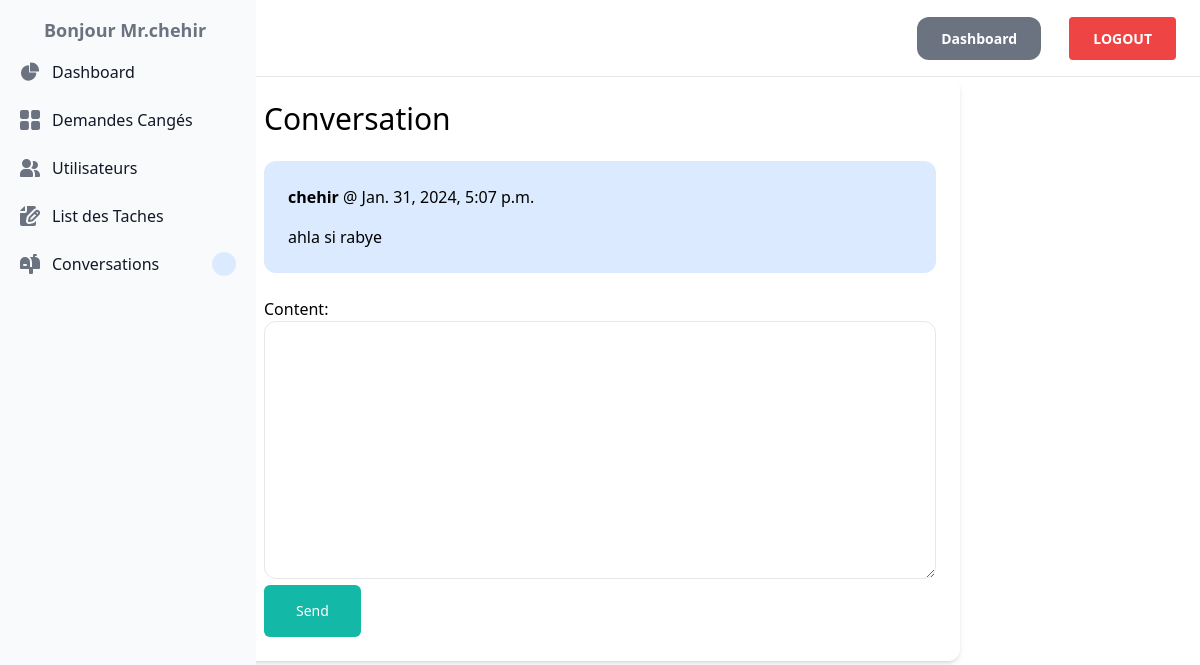
Page /conversations/8/ (signed in) on the earlier database version.
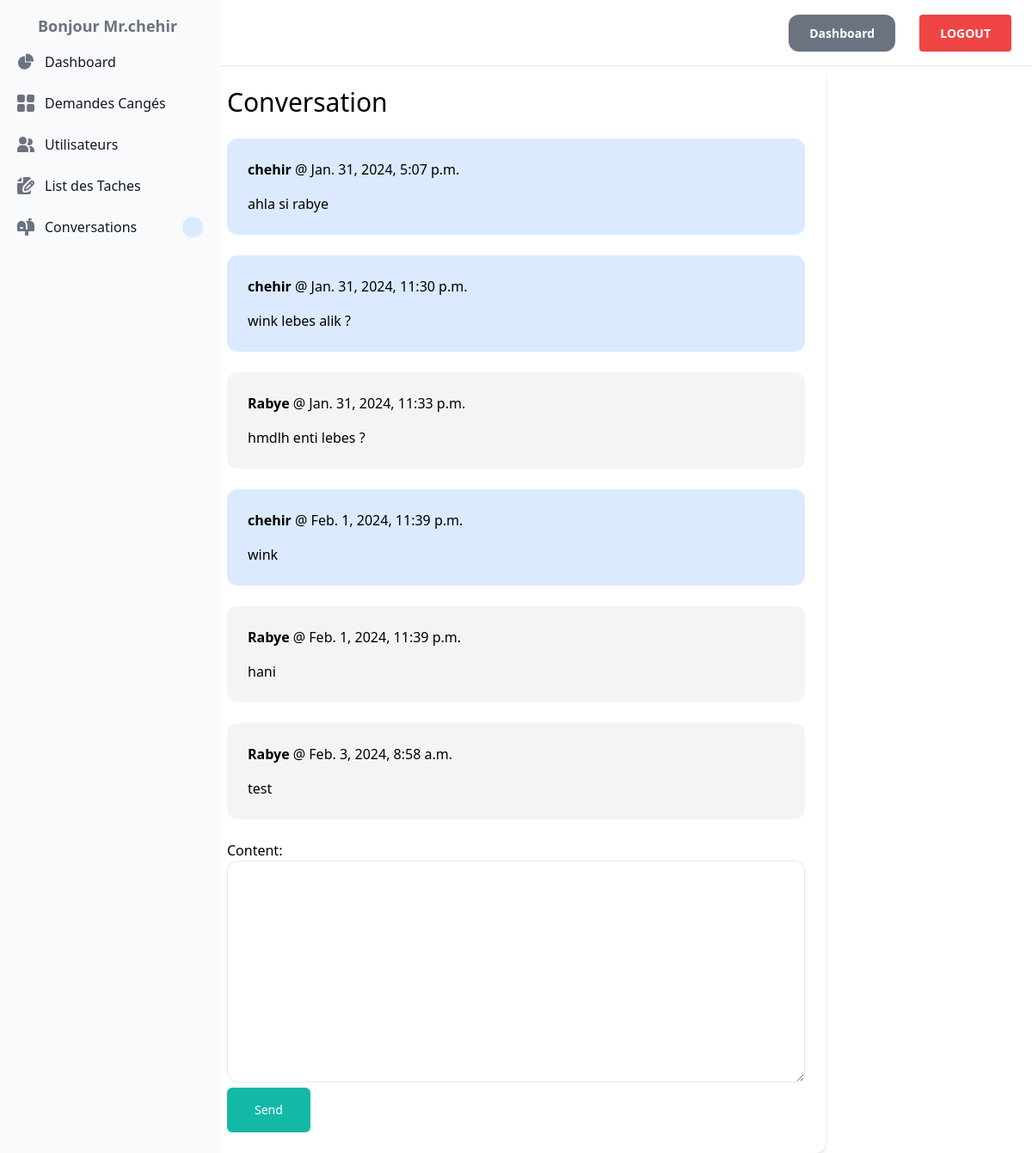
Same page on the later database version.
### conversation/models.py (models this page shows)
class ConversationMessage(models.Model):
    conversation = models.ForeignKey(Conversation, related_name='messages', on_delete=models.CASCADE)
    content = models.TextField()
    created_at = models.DateTimeField(auto_now_add=True)
    created_by = models.ForeignKey(User, related_name='created_messages', on_delete=models.CASCADE)

### conversation/views.py (the view)
# urls.py: path('<int:pk>/', views.detail, name='detail'),
@login_required
def detail(request, pk):
    conversation = Conversation.objects.filter(members__in=[request.user.id]).get(pk=pk)
    if request.method == 'POST':
        form = ConversationMessageForm(request.POST)
        if form.is_valid():
            conversation_message = form.save(commit=False)
            conversation_message.conversation = conversation
            conversation_message.created_by = request.user
            conversation_message.save()
            conversation.save()
            return redirect('conversation:detail', pk=pk)
    else:
        form = ConversationMessageForm()
    return render(request, 'conversation/detail.html', {
        'conversation': conversation,
        'form': form
    })

### conversation/forms.py
class ConversationMessageForm(forms.ModelForm):
    class Meta:
        model = ConversationMessage
        fields = ('content',)
        widgets = {
            'content': forms.Textarea(attrs={
                'class': 'w-full py-2 px-6 rounded-xl border'
            })
        }

### conversation/templates/conversation/detail.html (shortened to what this page needs)
{% extends 'core/base.html' %}
{% block content %}
<div class="w-3/5 mx-auto p-6 rounded-xl  overflow-x-auto shadow-md">
<h1 class="mb-6 text-3xl">Conversation</h1>
<div class="space-y-6">
    {% for message in conversation.messages.all %}
        <div class="p-6 flex {% if message.created_by == request.user %}bg-blue-100{% else %}bg-gray-100{% endif %} rounded-xl">
            <div>
                <p class="mb-4"><strong>{{ message.created_by.username }}</strong> @ {{ message.created_at }}</p>
                <p>{{ message.content }}</p>
            </div>
        </div>
    {% endfor %}
</div>
<form method="post" action="." class="mt-6">
    {{ form.as_p }}
    <button class="py-4 px-8 text-sm bg-teal-500 hover:bg-teal-700 rounded-md text-white">Send</button>
</form>
</div>
{% endblock %}

### core/templates/core/base.html (shortened to what this page needs)
<!DOCTYPE html>
<html lang="en">
<head>
    <script src="https://cdn.tailwindcss.com"></script>
    <link href="https://cdn.jsdelivr.net/npm/tailwindcss@2.2.19/dist/tailwind.min.css" rel="stylesheet">
</head>
<body>
   <nav class="py-6 px-6 flex justify-between items-center border-b border-gray-200">
      <a href="index/" class="text-xl font-semibold">TEST</a>
      <div class="space-x-6">
          <a href="{% url 'core:index' %}" class="px-6 py-3 text-sm font-semibold bg-gray-500 text-white rounded-xl hover:bg-gray-700">Dashboard</a>
          <a href="{% url 'core:custom_logout' %}" class="px-6 py-3 text-sm font-semibold bg-red-500 text-white rounded hover:bg-red-700">LOGOUT</a>
      </div>
  </nav>
     <aside id="separator-sidebar" class="fixed top-0 left-0 z-40 w-64 h-screen transition-transform -translate-x-full sm:translate-x-0" aria-label="Sidebar">
        <div class="h-full px-3 py-4 overflow-y-auto bg-gray-50 dark:bg-gray-800">
           <ul class="space-y-2 font-medium">
            <h2 class=" ms-3 text-lg font-bold text-gray-500 hover:text-gray-500 px-5" >Bonjour Mr.{{ request.user }}</h2>
              <li>
                 <a href=" {% url 'core:index' %} " class="flex items-center p-2 text-gray-900 rounded-lg dark:text-white hover:bg-gray-100 dark:hover:bg-gray-700 group">
                    <span class="ms-3">Dashboard</span>
                 </a>
              </li>
              <li>
                 <a href="{% url 'demandeCongee:ListConges' %}" class="flex items-center p-2 text-gray-900 rounded-lg dark:text-white hover:bg-gray-100 dark:hover:bg-gray-700 group">
                    <span class="flex-1 ms-3 whitespace-nowrap">Demandes Cangés</span>
                 </a>
              </li>
              {% if request.user.username == 'chehir'   %}
              <li>
                 <a href="{% url 'core:getUser' %}" class="flex items-center p-2 text-gray-900 rounded-lg dark:text-white hover:bg-gray-100 dark:hover:bg-gray-700 group">
                    <span class="flex-1 ms-3 whitespace-nowrap">Utilisateurs</span>
                 </a>
              </li>
              <li>
               <a href="{% url 'tache:ListTache' %}" class="flex items-center p-2 text-gray-900 rounded-lg dark:text-white hover:bg-gray-100 dark:hover:bg-gray-700 group">
                  <span class="flex-1 ms-3 whitespace-nowrap">List des Taches</span>
               </a>
            </li>
              {% endif %}
              <li>
               <a href="{% url 'conversation:conver' %}" class="flex items-center p-2 text-gray-900 rounded-lg dark:text-white hover:bg-gray-100 dark:hover:bg-gray-700 group">
                  <span class="flex-1 ms-3 whitespace-nowrap">Conversations</span>
                  <span class="inline-flex items-center justify-center w-3 h-3 p-3 ms-3 text-sm font-medium text-blue-800 bg-blue-100 rounded-full dark:bg-blue-900 dark:text-blue-300">{{convcounts.count}}</span>
               </a>
            </li>
           </ul>
        </div>
     </aside>
        {% block content %}
        {% endblock %}
  </body>
</html>

Differences in the rows shown:
added ConversationMessage: created_by.username "chehir", created_at "Jan. 31, 2024, 11:30 p.m.", content "wink lebes alik ?"
added ConversationMessage: created_by.username "Rabye", created_at "Jan. 31, 2024, 11:33 p.m.", content "hmdlh enti lebes ?"
added ConversationMessage: created_by.username "chehir", created_at "Feb. 1, 2024, 11:39 p.m.", content "wink"
added ConversationMessage: created_by.username "Rabye", created_at "Feb. 1, 2024, 11:39 p.m.", content "hani"
added ConversationMessage: created_by.username "Rabye", created_at "Feb. 3, 2024, 8:58 a.m.", content "test"
